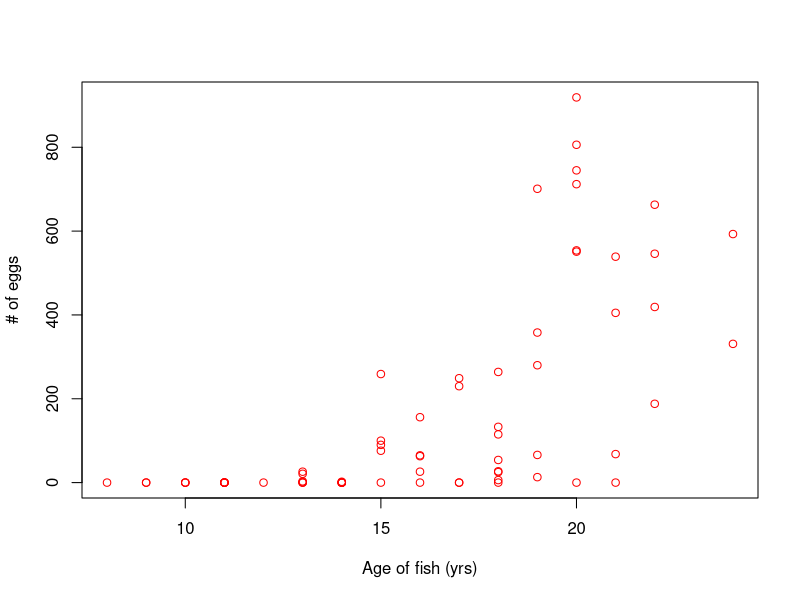
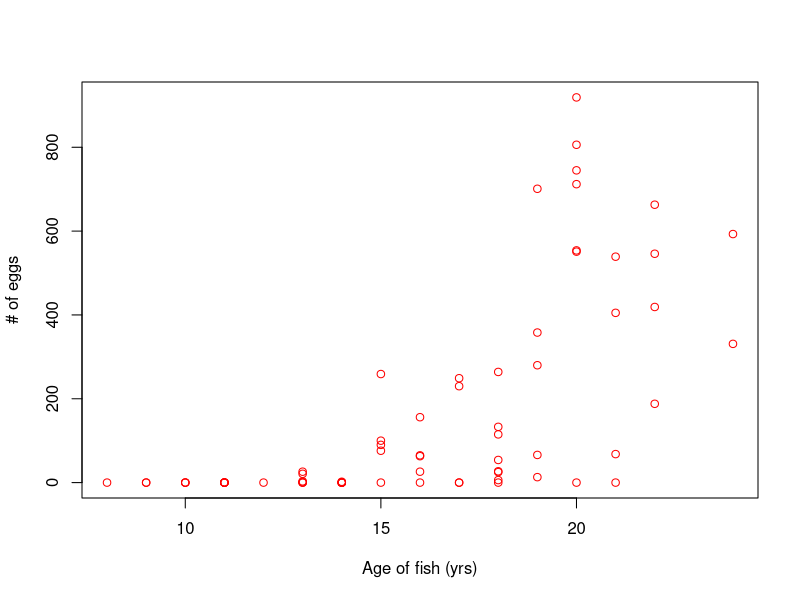
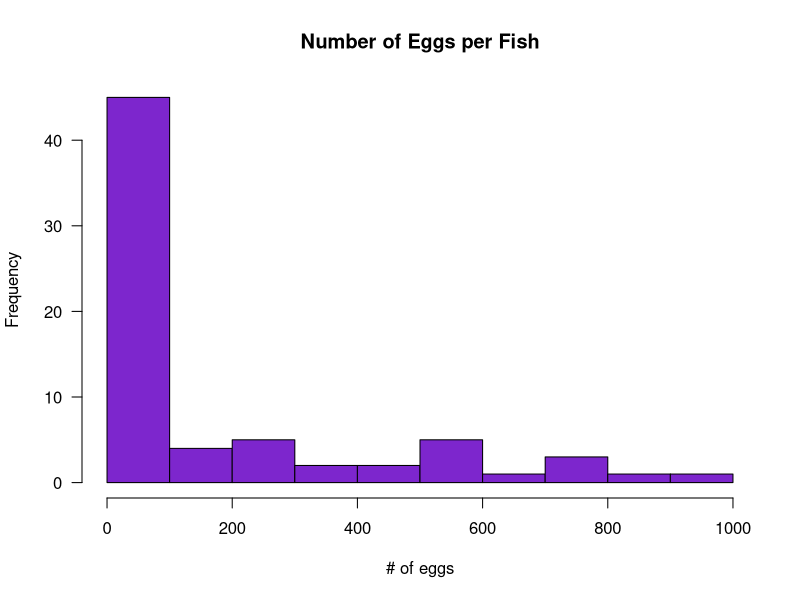
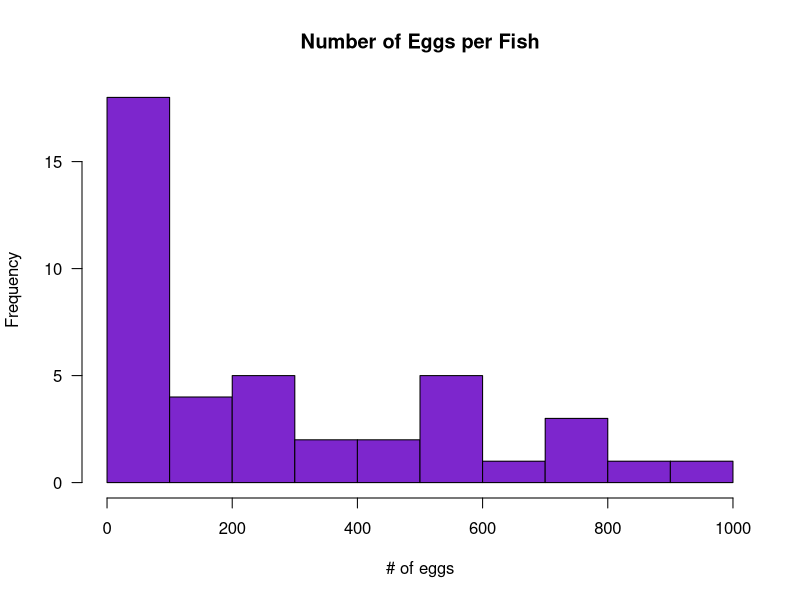
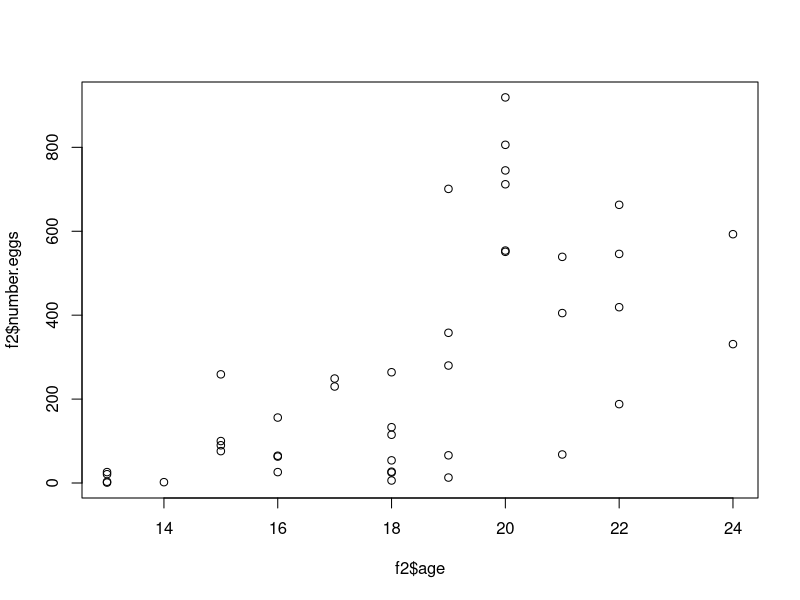

The R source for these figures, in order:
#------ Alicia's Section-------
# GLM
wd <- getwd() # get working directory
setwd("~/Desktop/GitHub/DA.GLM.fish") #Alicia's Directory

fish <- read.csv("data.fish.csv", stringsAsFactors = FALSE) # read data file into object called fish
View(fish) # view the data 

#Check the data layout
str(fish) 
head(fish)

# only look at data within the year 2011 (all columns with rows = 2011)
f1 <- fish[fish$year == 2011, ]

# visualize the relationship between fish age and number of eggs 
plot(fish$age[fish$year == "2011"], fish$number.eggs[fish$year == "2011"], col = "red", xlab = "Age of fish (yrs)", ylab = "# of eggs")
plot(f1$age, f1$number.eggs, col = "red", xlab = "Age of fish (yrs)", ylab = "# of eggs")

hist(f1$number.eggs, col = "Purple3", xlab = "# of eggs", main = "Number of Eggs per Fish", las = 1)

#Get rid of the zeros
f2 <- f1[f1$number.eggs > 0, ]
View(f2)

hist(f2$number.eggs, col = "Purple3", xlab = "# of eggs", main = "Number of Eggs per Fish", las = 1)
plot(f2$age, f2$number.eggs)

#-------- Devon's LM---------


#-------- Devon's Section---------#-------- GLM---------
